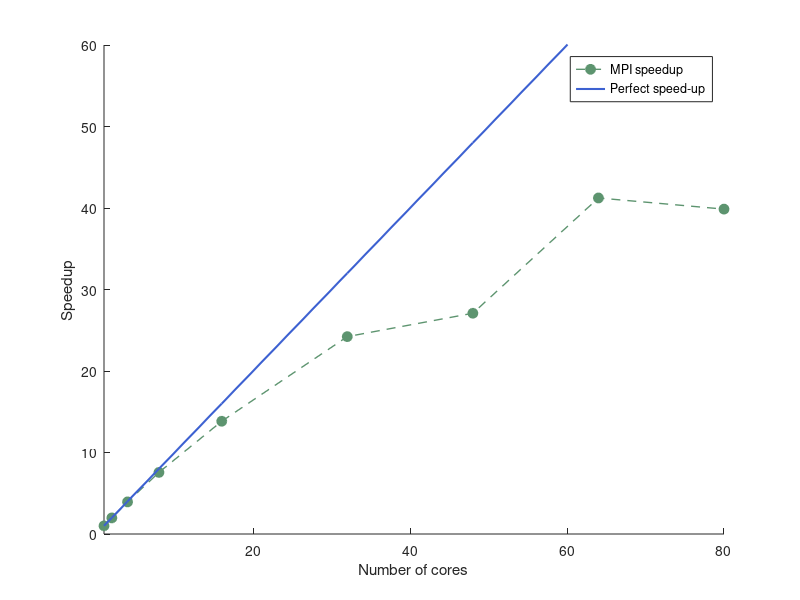

Source code (MATLAB):
clc; clear all; close all; 

% 20 x 20 blocks
% upscaling factor: 100


MPI_iter = [
1.742   0.8827	0.4422	0.2305	0.1259 0.07193 0.06431
];



MPI_iter = [
1.742   
0.8827	
0.4422	
0.2305	
0.1259 
0.07193 
0.06431
0.04225
0.0437
];





MPI_iter = MPI_iter(1)./MPI_iter

my_green_1 = [93 148 111] ./ 255;
my_green_2 = [87 160 37] ./ 255;

my_blue_1 = [61 97 209] ./ 255;
my_blue_2 = [89 89 224] ./ 255;

my_red_1 = [223 95 88] ./ 255;
my_red_2 = [193 8 23] ./ 255;






x = [ 1 2 4 8 16 32 48 64 80];



xt = [0 1 2 3 4 5 6 7 8  ];
%FigHandle = figure('Position', [1200, 200, 500, 500]);
FigHandle = figure('Position', [1200, 200, 13*29, 11.5*29]);
hold on; 
plot(x,MPI_iter,'--o','Color',my_green_1, 'LineWidth', 1, ...
   'MarkerSize', 7, 'MarkerEdgeColor', my_green_1, 'MarkerFaceColor', my_green_1); 
plot(x,x,'Color',my_blue_1 , 'LineWidth', 1.5)              %# plot on log2 x-scale

LEG1 = legend('MPI speedup','Perfect speed-up');
xlabel('Number of cores');
ylabel('Speedup');
axis([1,80,0,60]);


%{
set(gca, 'XTickLabel',[]) 
yl = get(gca, 'YLim');
str = cellstr( num2str(temp(:)) );      %# format x-ticks as 2^{xx}
hTxt = text(xt, yl(ones(size(xt))), str, ...   %# create text at same locations
    'Interpreter','tex', ...                   %# specify tex interpreter
    'VerticalAlignment','top', ...             %# v-align to be underneath
    'HorizontalAlignment','center' ); 
LEG1 = legend('MPI speedup','Perfect speed-up');
xlabel('Number of cores');
ylabel('Speedup');
axis([0,8,0,50]);
set(gca,'xtick',x);
set(gca,'ytick',[0:8:80]);
set(LEG1);
%}




%{
set(gcf,'Units','inches');
screenposition = get(gcf,'Position');
set(gcf,...
    'PaperPosition',[0 0 screenposition(3:4)],...
    'PaperSize',[screenposition(3:4)]);
print -dpdf -painters smallGrid_speedup
%}


